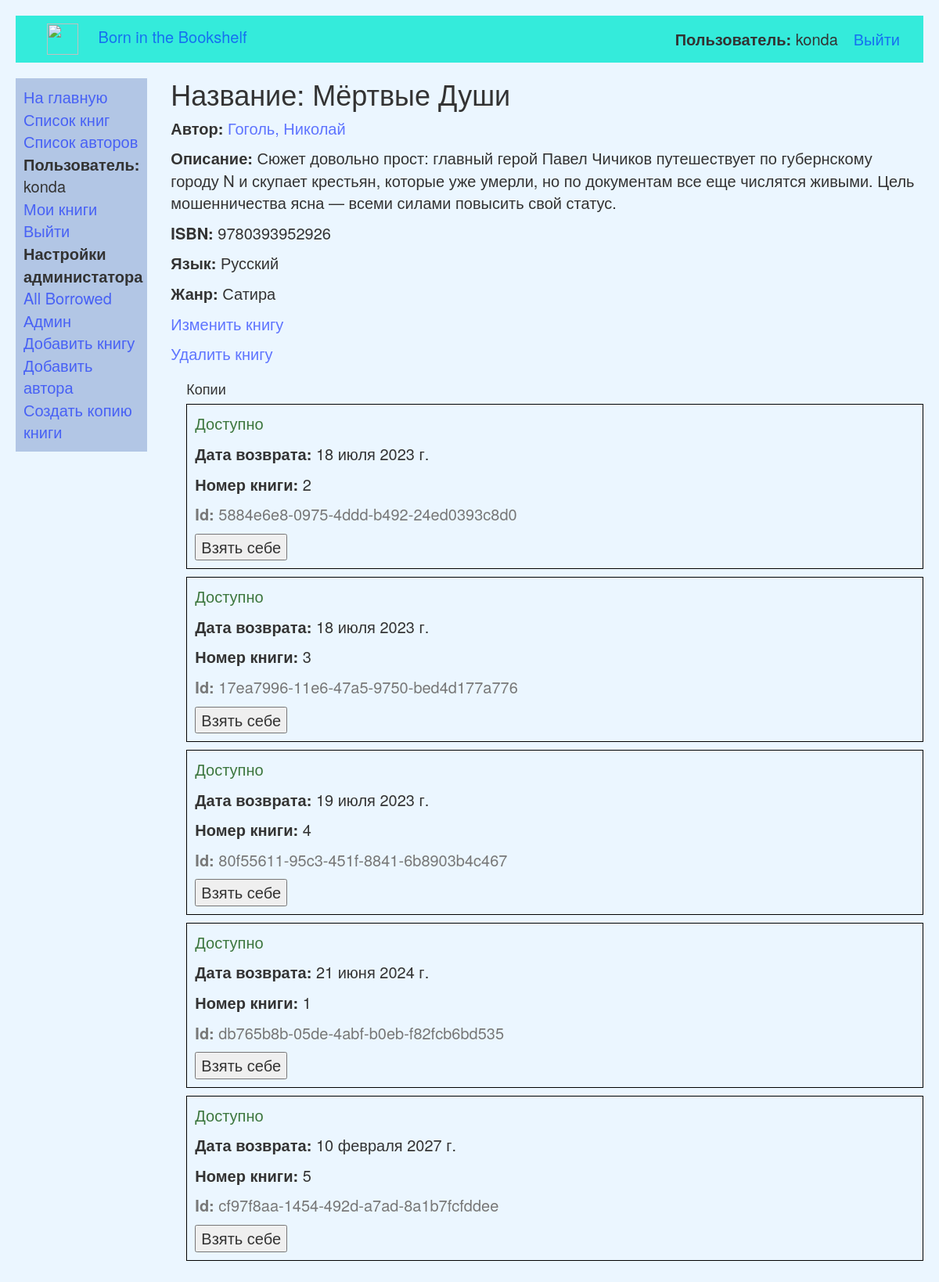
The app's page /catalog/book/1 (signed in), older data.
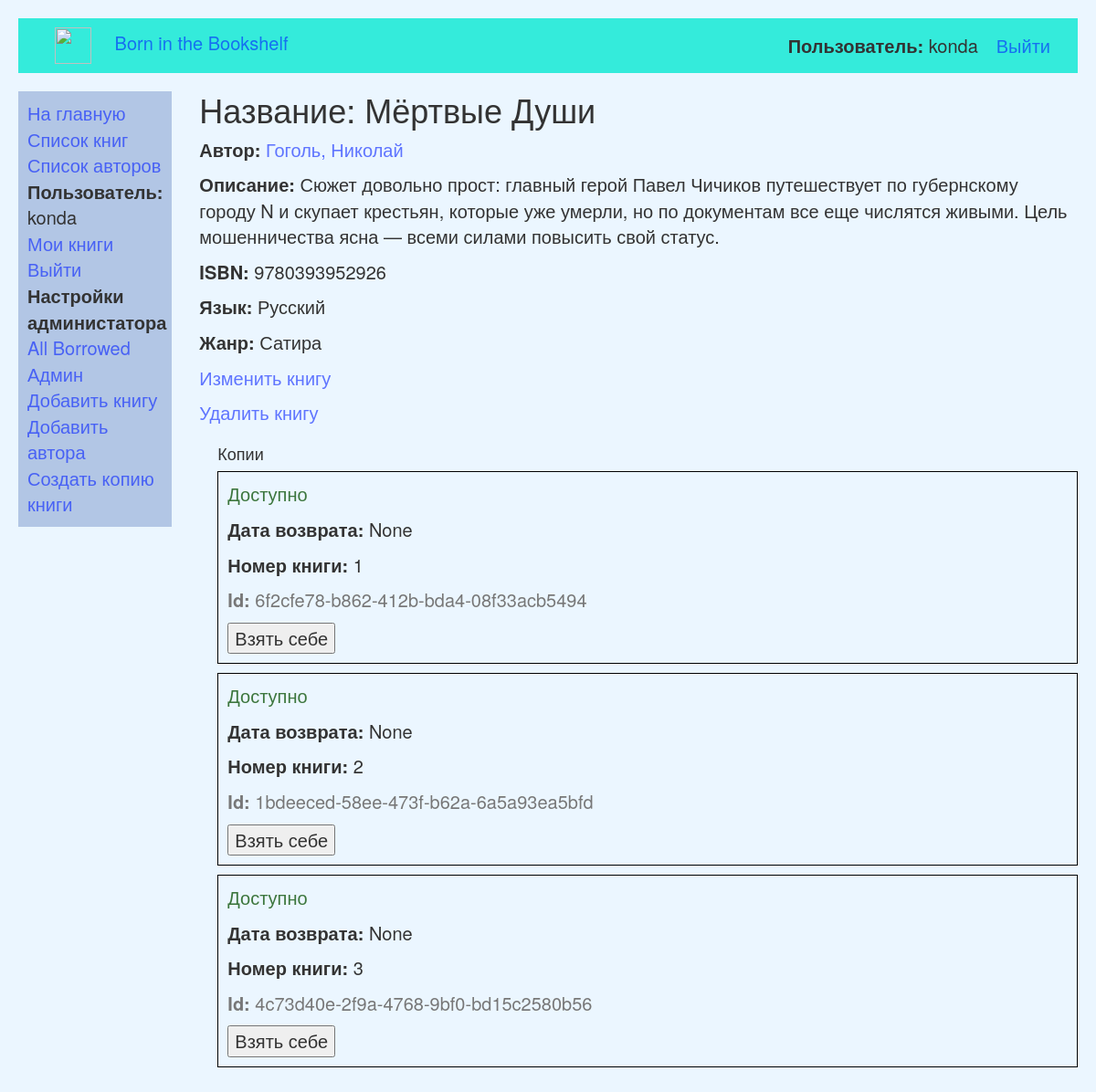
The same page, newer data.
### catalog/models.py (models this page shows, shortened)
class Book(models.Model):
    def display_genre(self):
        return ', '.join([genre.name for genre in self.genre.all()[:3]])
    display_genre.short_description = 'Genre'
    title = models.CharField(max_length=40, verbose_name='Название')
    author = models.ForeignKey(Author, on_delete=models.SET_NULL, null=True, verbose_name='Автор')
    summary = models.TextField(max_length=1000, help_text="Enter a brief description of the book",
                               verbose_name='Описание')
    isbn = models.CharField('ISBN', max_length=13,
                            help_text='13 Character <a href="https://www.isbn-international.org/content/what-isbn">ISBN number</a>')
    genre = models.ManyToManyField(Genre, help_text="Select a genre for this book", verbose_name='Жанр')
    language = models.ForeignKey(Language, on_delete=models.SET_NULL, null=True, verbose_name='Язык')
    class Meta:
        ordering = ['title', 'author']

class Author(models.Model):
    first_name = models.CharField(max_length=100, verbose_name='Имя')
    last_name = models.CharField(max_length=100, verbose_name='Фамилия')
    date_of_birth = models.DateField(null=True, blank=True, verbose_name='Дата рождения')
    date_of_death = models.DateField(null=True, blank=True, verbose_name='Дата смерти')
    def __str__(self):
        return '%s, %s' % (self.last_name, self.first_name)

class Language(models.Model):
    name = models.CharField(max_length=200,
                            help_text="Enter the book's natural language (e.g. English, French, Japanese etc.)")
    def __str__(self):
        return self.name

class Genre(models.Model):
    name = models.CharField(max_length=20, help_text="Enter a book genre (e.g. Science Fiction, French Poetry etc.)")
    def __str__(self):
        return self.name

class BookInstance(models.Model):
    id = models.UUIDField(primary_key=True, default=uuid.uuid4,
                          help_text="Уникальный идентификатор этой конкретной книги во всей библиотеке")
    book = models.ForeignKey('Book', on_delete=models.SET_NULL, null=True, verbose_name='Книга')
    imprint = models.CharField(max_length=200, verbose_name='Номер')
    due_back = models.DateField(null=True, blank=True, verbose_name='Дата возврата')
    borrower = models.ForeignKey(User, on_delete=models.SET_NULL, null=True, blank=True, verbose_name='Заемщик')
    LOAN_STATUS = (
        ('m', 'Maintenance'),
        ('o', 'On loan'),
        ('a', 'Доступно'),
        ('r', 'Reserved'),
    )
    status = models.CharField(max_length=1, choices=LOAN_STATUS, blank=True, default='m', help_text='Book availability',
                              verbose_name='Статус')
    class Meta:
        ordering = ["due_back"]
        permissions = (("can_mark_returned", "Set book as returned"),)

### catalog/views.py (the view)
# urls.py: path('book/<int:id>', views.BookDetailView.as_view(), name='book-detail'),
class BookDetailView(generic.TemplateView):
    template_name = 'catalog/book_detail.html'
    def get_context_data(self, **kwargs):
        context = super().get_context_data(**kwargs)
        id = kwargs['id']
        book = Book.objects.get(id=id)
        context['book'] = book
        return context

### catalog/templates/catalog/book_detail.html (shortened to what this page needs)
{% extends "catalog/base.html" %}
{% load static %}
{% block css %}
<link rel="stylesheet" href="{% static 'catalog/css/book_detail.css' %}"> {% endblock %}
{% block content %}
<h1>Название: {{ book.title }}</h1>
<p><strong>Автор:</strong> <a href=" {% url 'author-detail' book.author.id %} ">{{ book.author }}</a>
</p>
<p><strong>Описание:</strong> {{ book.summary }}</p>
<p><strong>ISBN:</strong> {{ book.isbn }}</p>
<p><strong>Язык:</strong> {{ book.language }}</p>
<p><strong>Жанр:</strong> {% for genre in book.genre.all %} {{ genre }}{% endfor %}</p>
{% if user.is_superuser %}
<p><a href="{% url 'book-update' book.id %}">Изменить книгу</a></p>
<p><a href="{% url 'book-delete' book.id %}">Удалить книгу</a></p>
{% endif %}
    {% if user.is_authenticated %}
    <div style="margin-left:20px;margin-top:20px">
    <h4>Копии</h4>
    <div>
        {% for copy in book.bookinstance_set.all %}
        <div>
            {% if copy.status == 'a' %}
            <div class="copies">
                <p class="{% if copy.status == 'a' %}text-success{% elif copy.status == 'd' %}text-danger{% else %}text-warning{% endif %}">
                    {{ copy.get_status_display }}</p>
                <p><strong>Дата возврата:</strong> {{copy.due_back}}</p>
                <p><strong>Номер книги:</strong> {{copy.imprint}}</p>
                <p class="text-muted"><strong>Id:</strong> {{copy.id}}</p>
                <form action="/catalog/{{ copy.id }}" method="post">
                    <button type="submit">Взять себе</button>
                </form>
            </div>
        </div>
        {% endif %}
        {% endfor %}
    </div>
    {% else %}
    <p style="text-align: left;" >Войдите в <a href="{% url 'login' %}">аккаунт</a>, что-бы увидеть доступные копии книги</p>
    {% endif %}
</div>
{% endblock %}

### catalog/templates/catalog/base.html (shortened to what this page needs)
<!DOCTYPE html>
<html lang="en">
<head>
    <link rel="stylesheet" href="https://maxcdn.bootstrapcdn.com/bootstrap/3.3.7/css/bootstrap.min.css">
    {% load static %}
    <link rel="stylesheet" href="{% static 'catalog/css/style.css' %}">
    {% block css %} {% endblock %}
</head>
<body>
<header>
    <div class="header-navigation">
        <div>
            <img class="logo"
                 src="https://st2.depositphotos.com/1069290/5358/v/950/depositphotos_53581759-stock-illustration-book-icon-vector-logo.jpg"
                 alt="">
            <a href="{% url 'index'%}">Born in the Bookshelf</a>
        </div>
        <ul class="auntificated">
            {% if user.is_authenticated %}
            <li><b>Пользователь:</b> {{ user.get_username }}</li>
            <li><a href="{% url 'logout'%}?next={{request.path}}">Выйти</a></li>
            {% else %}
            <li><a href="{% url 'login'%}?next={{request.path}}">Войти</a></li>
            {% endif %}
        </ul>
    </div>
</header>
<div class="container-fluid">
    <div class="row">
        <div class="col-sm-2">
            {% block sidebar %}
            <ul class="sidebar-nav">
                <li><a href="{% url 'index' %}">На главную</a></li>
                <li><a href=" {% url 'books' %} ">Список книг</a></li>
                <li><a href=" {% url 'authors' %} ">Список авторов</a></li>
                {% if user.is_authenticated %}
                <li class="pidor"><b>Пользователь:</b> {{ user.get_username }}</li>
                <li><a href="{% url 'my-borrowed' %}">Мои книги</a></li>
                <li><a href="{% url 'logout'%}?next={{request.path}}">Выйти</a></li>
                {% else %}
                <li><a href="{% url 'login'%}?next={{request.path}}">Войти</a></li>
                {% endif %}
                {% if user.is_superuser %}
                <li><b>Настройки администатора</b></li>
                <li><a href="{% url 'all-borrowed' %}">All Borrowed</a></li>
                <li class="pidor"><a href="/admin">Админ</a></li>
                <li><a href="{% url 'book-create' %}">Добавить книгу</a></li>
                <li><a href="{% url 'author-create' %}">Добавить автора</a></li>
                <li><a href="{% url 'bookInstance-create' %}">Создать копию книги</a></li>
                {% endif %}
            </ul>
            {% endblock %}
        </div>
        <div class="col-sm-10 ">
            {% block content %}{% endblock %}
        </div>
    </div>
</div>
</body>
</html>

### catalog/static/catalog/css/style.css (style rules this page uses)
body { margin:20px; background-color: #ebf6ff; font-size:20px; }
header { background-color:#34ebdb; height:60px; }
.sidebar-nav { margin-top: 20px; padding: 10px; list-style: none; background-color:#355eab50; }
.logo { width: 40px; height: 40px; margin-right: 20px; margin-left: 30px; }
.header-navigation { padding:10px; justify-content: space-between; align-items:center; display: flex; }
.auntificated { margin:0; display:flex; }
.auntificated li { margin-right: 20px; list-style: none; }
.container-fluid { padding:0px; }
a { color: #001eff99; }

### catalog/static/catalog/css/book_detail.css (style rules this page uses)
.copies { padding: 10px; border: 1px solid black; margin-bottom: 10px; }

Row changes from the older to the newer data that the page shows:
removed BookInstance: status "Доступно", due_back "18 июля 2023 г.", imprint "2", id "5884e6e8-0975-4ddd-b492-24ed0393c8d0"
removed BookInstance: status "Доступно", due_back "18 июля 2023 г.", imprint "3", id "17ea7996-11e6-47a5-9750-bed4d177a776"
removed BookInstance: status "Доступно", due_back "19 июля 2023 г.", imprint "4", id "80f55611-95c3-451f-8841-6b8903b4c467"
removed BookInstance: status "Доступно", due_back "21 июня 2024 г.", imprint "1", id "db765b8b-05de-4abf-b0eb-f82fcb6bd535"
removed BookInstance: status "Доступно", due_back "10 февраля 2027 г.", imprint "5", id "cf97f8aa-1454-492d-a7ad-8a1b7fcfddee"
added BookInstance: status "Доступно", due_back "None", imprint "1", id "6f2cfe78-b862-412b-bda4-08f33acb5494"
added BookInstance: status "Доступно", due_back "None", imprint "2", id "1bdeeced-58ee-473f-b62a-6a5a93ea5bfd"
added BookInstance: status "Доступно", due_back "None", imprint "3", id "4c73d40e-2f9a-4768-9bf0-bd15c2580b56"
